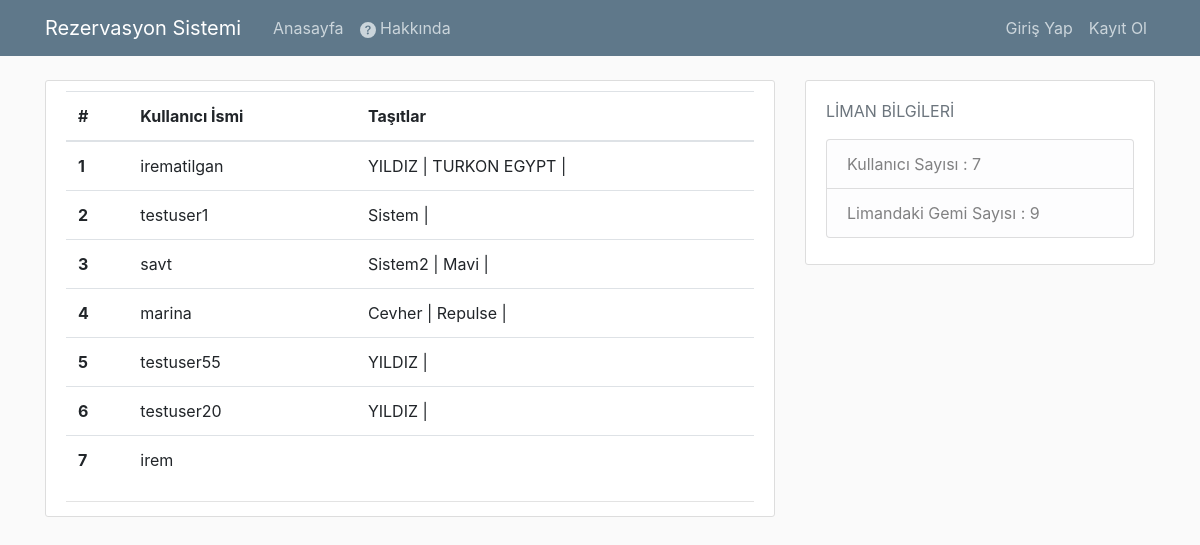
The page / on the database its author committed.
### rezervasyon/models.py (models this page shows, shortened)
class Gemi(models.Model):
    gemi_id = models.AutoField(primary_key = True,db_column = "Gemi_ID")
    isim = models.CharField(max_length = 20)
    boyut_choices = (
        (50000,'Handysize (35,000 - 50,000 DWT)'),
        (60000,'Supramax (50,000 - 60,000 DWT)'),
        (80000,'Panamax (60,000 - 80,000 DWT)')
    )
    boyut = models.IntegerField(choices= boyut_choices,default = 0)
    gemi_kayit_tarih = models.DateTimeField(default = timezone.now)
    kullanici = models.ForeignKey("Kullanici",on_delete = models.CASCADE,blank = True, null = False)
    class Meta:
        managed = True
        db_table = "Gemi"

### rezervasyon/views.py (the view)
# urls.py: 2. Add a URL to urlpatterns:  path('', views.home, name='home')
def home(request):
    arrayKullanici = []
    arrayGemi = []
    context = {}
    kullanicilar = Kullanici.objects.all()
    gemiler = Gemi.objects.all()
    context = {'Users' : User.objects.all()}
    if Gemi.objects.all() != None:
        Gemis = Gemi.objects.all()
        context2 = {
            'Gemis' : Gemis
        }
        context.update(context2)
        """
        for kullanici in kullanicilar:
            arrayKullanici.append(kullanici.user.username)
            try:
                arrayGemi.append(Gemi.objects.get(pk = kullanici.user.id).isim)
            except Gemi.DoesNotExist:
                arrayGemi.append('')
            dict1 = dict(zip(arrayKullanici,arrayGemi))
            context.update(dict1)

        """
    return render(request,'rezervasyon/anasayfa.html',context)

### rezervasyon/templatetags/tags.py (called while the page is built)
@register.simple_tag
def length_of_gemis(request):
    return len(Gemi.objects.all())

### rezervasyon/templatetags/tags2.py (called while the page is built)
@register.simple_tag
def length_of_kullanicis(request):
    kullanicilar = Kullanici.objects.all()
    users = User.objects.all()
    count = 0
    for user in users:
        count += 1
    return count

### rezervasyon/templates/rezervasyon/anasayfa.html
{%extends 'rezervasyon/base.html'%}
{%block content%}
<article class="media content-section">
    <div class="media-body">
      <div class="article-metadata">
        <table class = "table">
          <thead>
            <tr>
              <th scope="col">#</th>
              <th scope="col">Kullanıcı İsmi</th>
              <th scope="col">Taşıtlar</th>
            </tr>
          </thead>
          <tbody>
            {% for user in Users%}
            <tr>
              <th scope = "row">{{user.id}}</th>
              <td>{{user.username}}</td>
              <td>{%for Gemi in Gemis%}
                  {%if Gemi.kullanici.user.username == user.username %}
                  {{Gemi.isim}} |
                  {% endif %}
                  {%endfor%}
              </td>
            </tr>
            {% endfor %}
          </tbody>
        </table>
        </div>
    </div>
</article>
{%endblock content%}

### rezervasyon/static/rezervasyon/main.css (style rules this page uses)
body { background: #fafafa; color: #333333; margin-top: 5rem; }
.content-section { background: #ffffff; padding: 10px 20px; border: 1px solid #dddddd; border-radius: 3px; margin-bottom: 20px; }
.article-metadata { padding-bottom: 1px; margin-bottom: 4px; border-bottom: 1px solid #e3e3e3 }

### rows shown on the page
Gemi: isim "YILDIZ"
Gemi: isim "TURKON EGYPT"
Gemi: isim "Sistem"
Gemi: isim "Sistem2"
Gemi: isim "Mavi"
Gemi: isim "Cevher"
Gemi: isim "Repulse"
Gemi: isim "YILDIZ"
Gemi: isim "YILDIZ"

### other values the page prints
{{ user.id }} "1"
{{ user.username }} "irematilgan"
{{ user.id }} "2"
{{ user.username }} "testuser1"
{{ user.id }} "3"
{{ user.username }} "savt"
{{ user.id }} "4"
{{ user.username }} "marina"
{{ user.id }} "5"
{{ user.username }} "testuser55"
{{ user.id }} "6"
{{ user.username }} "testuser20"
{{ user.id }} "7"
{{ user.username }} "irem"
